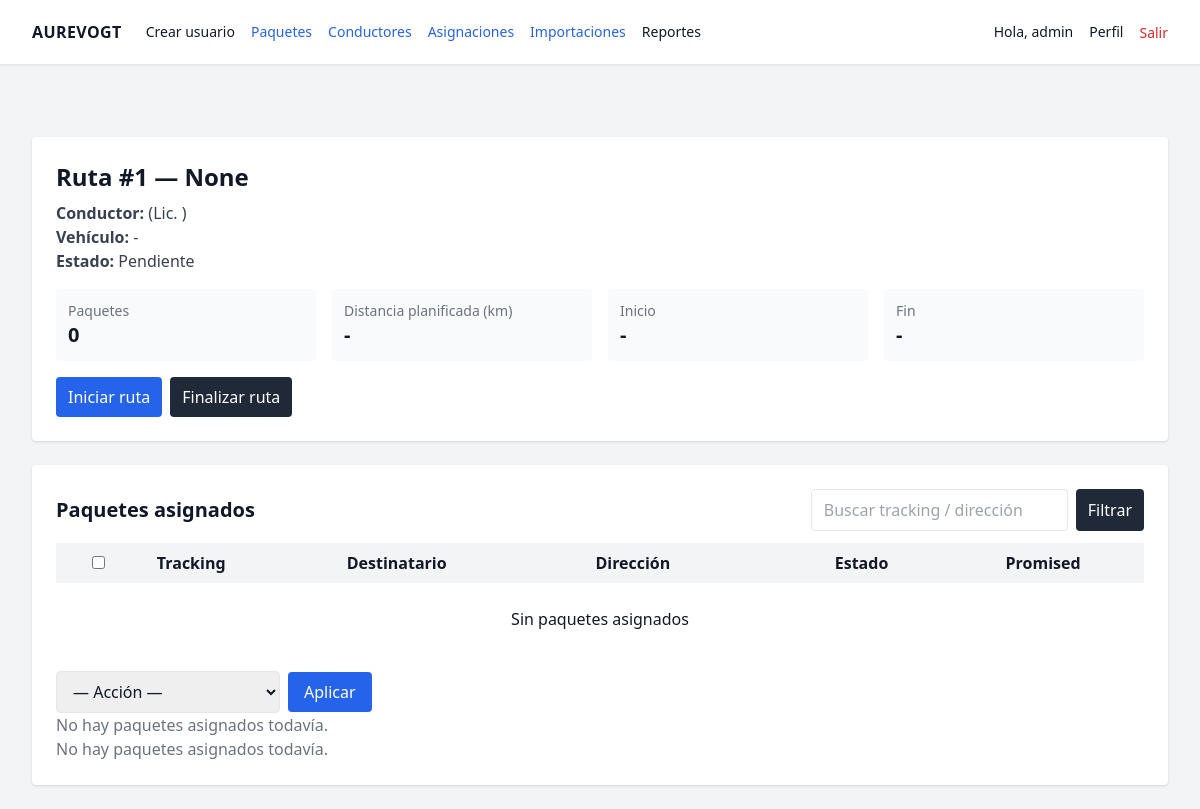
The page /assignments/1/ (signed in) on the database its author committed.
### assignments/models.py (models this page shows, shortened)
class AssignmentBatch(models.Model):
    created_at = models.DateTimeField(auto_now_add=True)
    filter_json = models.JSONField(default=dict)  # ej {'status':'in_warehouse','zip':'33166'}
    total = models.IntegerField(default=0)
    assigned = models.IntegerField(default=0)
    notes = models.CharField(max_length=200, blank=True)
    service_date = models.DateField(null=True, blank=True, db_index=True)
    driver = models.ForeignKey(
        "drivers.Driver",
        on_delete=models.PROTECT,
        related_name="assignment_batches",
        null=True,
        blank=True,
    )
    total_packages = models.IntegerField(default=0)
    started_at = models.DateTimeField(null=True, blank=True)
    ended_at = models.DateTimeField(null=True, blank=True)
    class Meta:
        ordering = ("-service_date", "-created_at")

### assignments/views.py (the view, shortened to what this page needs)
# urls.py: path("<int:pk>/", views.assignment_detail, name="detail"),
@login_required
def assignment_detail(request, pk: int):
    obj = get_object_or_404(Assignment.objects.select_related('driver'), pk=pk)
    route_packages = _route_packages_for(obj)
    context = {
        'assignment': obj,
        'route_packages': route_packages,
    }
    return render(request, 'assignments/assignment_detail.html', context)

### assignments/views.py (called while the page is built)
def _route_packages_for(assignment):
    if assignment is None:
        return []
    if hasattr(assignment, 'packages'):
        try:
            return assignment.packages.all()
        except Exception:
            pass
    if hasattr(assignment, 'package_set'):
        try:
            return assignment.package_set.all()
        except Exception:
            pass
    return []

### assignments/templates/assignments/assignment_detail.html (shortened to what this page needs)
{% extends 'base.html' %}
{% block content %}
<div class="max-w-6xl mx-auto mt-8 space-y-6">
  <div class="bg-white shadow rounded p-6">
    <h2 class="text-2xl font-bold mb-2">Ruta #{{ assignment.id }} — {{ assignment.service_date }}</h2>
    <p class="text-gray-700">
      <strong>Conductor:</strong> {{ assignment.driver.user.first_name }} {{ assignment.driver.user.last_name }}
      (Lic. {{ assignment.driver.license_number }})<br>
      <strong>Vehículo:</strong> {{ assignment.driver.vehicle.plate|default:"-" }}<br>
      <strong>Estado:</strong>
      {% if assignment.started_at and not assignment.ended_at %} En curso
      {% elif assignment.ended_at %} Finalizada
      {% else %} Pendiente {% endif %}
    </p>
    <div class="grid grid-cols-2 md:grid-cols-4 gap-4 mt-4">
      <div class="bg-gray-50 p-3 rounded">
        <div class="text-gray-500 text-sm">Paquetes</div>
        <div class="text-xl font-semibold">{{ assignment.total_packages }}</div>
      </div>
      <div class="bg-gray-50 p-3 rounded">
        <div class="text-gray-500 text-sm">Distancia planificada (km)</div>
        <div class="text-xl font-semibold">{{ assignment.total_distance_km|default:"-" }}</div>
      </div>
      <div class="bg-gray-50 p-3 rounded">
        <div class="text-gray-500 text-sm">Inicio</div>
        <div class="text-xl font-semibold">{{ assignment.started_at|default:"-" }}</div>
      </div>
      <div class="bg-gray-50 p-3 rounded">
        <div class="text-gray-500 text-sm">Fin</div>
        <div class="text-xl font-semibold">{{ assignment.ended_at|default:"-" }}</div>
      </div>
    </div>
    <div class="mt-4 flex gap-2">
      <a href="{% url 'assignments:start' assignment.id %}" class="px-3 py-2 bg-blue-600 text-white rounded">Iniciar ruta</a>
      <a href="{% url 'assignments:end' assignment.id %}" class="px-3 py-2 bg-gray-800 text-white rounded">Finalizar ruta</a>
    </div>
  </div>
  <div class="bg-white shadow rounded p-6">
    <div class="flex items-center justify-between mb-3">
      <h3 class="text-xl font-semibold">Paquetes asignados</h3>
      <form method="get" class="flex gap-2">
        <input type="text" name="q" value="{{ request.GET.q }}" placeholder="Buscar tracking / dirección" class="border rounded px-3 py-2">
        <button class="px-3 py-2 bg-gray-800 text-white rounded">Filtrar</button>
      </form>
    </div>
    <form method="post" action="{% url 'assignments:bulk_action' assignment.id %}">
      <div class="overflow-auto">
        <table class="min-w-full">
          <thead class="bg-gray-100">
            <tr>
              <th class="py-2 px-4"><input type="checkbox" onclick="document.querySelectorAll('.pkgcb').forEach(cb=>cb.checked=this.checked)"></th>
              <th class="py-2 px-4 text-left">Tracking</th>
              <th class="py-2 px-4 text-left">Destinatario</th>
              <th class="py-2 px-4 text-left">Dirección</th>
              <th class="py-2 px-4 text-center">Estado</th>
              <th class="py-2 px-4 text-center">Promised</th>
            </tr>
          </thead>
          <tbody>
            {% for p in route_packages %}
            <tr class="border-b hover:bg-gray-50">
              <td class="py-2 px-4"><input class="pkgcb" type="checkbox" name="package_ids" value="{{ p.id }}"></td>
              <td class="py-2 px-4 font-mono">{{ p.tracking_number }}</td>
              <td class="py-2 px-4">{{ p.recipient_name }}</td>
              <td class="py-2 px-4">{{ p.addr_street|default:"" }}, {{ p.addr_city|default:"" }}, {{ p.addr_state|default:"" }} {{ p.addr_zip|default:"" }}</td>
              <td class="py-2 px-4 text-center">{{ p.status }}</td>
              <td class="py-2 px-4 text-center">{{ p.promised_date|date:"Y-m-d" }}</td>
            </tr>
            {% empty %}
            <tr><td colspan="6" class="text-center py-6">Sin paquetes asignados</td></tr>
            {% endfor %}
          </tbody>
        </table>
      </div>
      <div class="mt-4 flex items-center gap-2">
        <select name="action" class="border rounded px-3 py-2">
          <option value="">— Acción —</option>
        </select>
        <button class="px-4 py-2 bg-blue-600 text-white rounded">Aplicar</button>
      </div>
    </form>
    <div id="route-list">
      {% include "assignments/route_list.html" %}
    </div>
  </div>
</div>
{% endblock %}

### templates/base.html (shortened to what this page needs)
{% load static %}
<!DOCTYPE html>
<html lang="es">
<head>
  <script src="https://cdn.tailwindcss.com"></script>
  <link
    rel="stylesheet"
    href="https://unpkg.com/leaflet@1.9.4/dist/leaflet.css"
  />
</head>
<body class="bg-gray-100 text-gray-900">
  {% if request.user.is_authenticated %}
  <nav class="bg-white border-b shadow-sm">
    <div class="mx-auto max-w-7xl px-4 sm:px-6 lg:px-8">
      <div class="flex h-16 items-center justify-between">
        <div class="flex items-center gap-6">
          <a href="{% url 'dashboard' %}" class="font-bold tracking-wide">AUREVOGT</a>
          <div class="hidden md:flex items-center gap-4 text-sm">
            {% if request.user.is_superuser %}
              <a href="{% url 'users:create' %}" class="text-sm hover:text-gray-700">Crear usuario</a>
            {% endif %}
            <a href="{% url 'packages:list' %}" class="text-blue-600 hover:underline">Paquetes</a>
            <a href="{% url 'drivers:list' %}" class="text-blue-600 hover:underline">Conductores</a>
            <a href="{% url 'assignments:list' %}" class="text-blue-600 hover:underline">Asignaciones</a>
            <a href="{% url 'imports:list' %}" class="text-blue-600 hover:underline">Importaciones</a>
            <div class="relative group">
              <button class="hover:text-gray-700">Reportes</button>
            </div>
          </div>
        </div>
        <div class="flex items-center gap-4">
          <span class="text-sm">Hola, {{ request.user.first_name|default:request.user.username }}</span>
          <a href="{% url 'profile' %}" class="text-sm hover:text-gray-700">Perfil</a>
          <form method="post" action="{% url 'logout' %}">
            <button class="text-sm text-red-600 hover:text-red-700">Salir</button>
          </form>
        </div>
      </div>
    </div>
  </nav>
  {% endif %}
  <main class="mx-auto max-w-7xl px-4 sm:px-6 lg:px-8 py-6">
    {% block content %}{% endblock %}
  </main>
</body>
</html>

### rows shown on the page
AssignmentBatch: id "1", service_date "None", driver.vehicle.plate "-", total_packages "0", started_at "-", ended_at "-"

### other values the page prints
{{ request.user.first_name|default:request.user.username }} "admin"
{{ assignment.total_distance_km|default:"-" }} "-"
